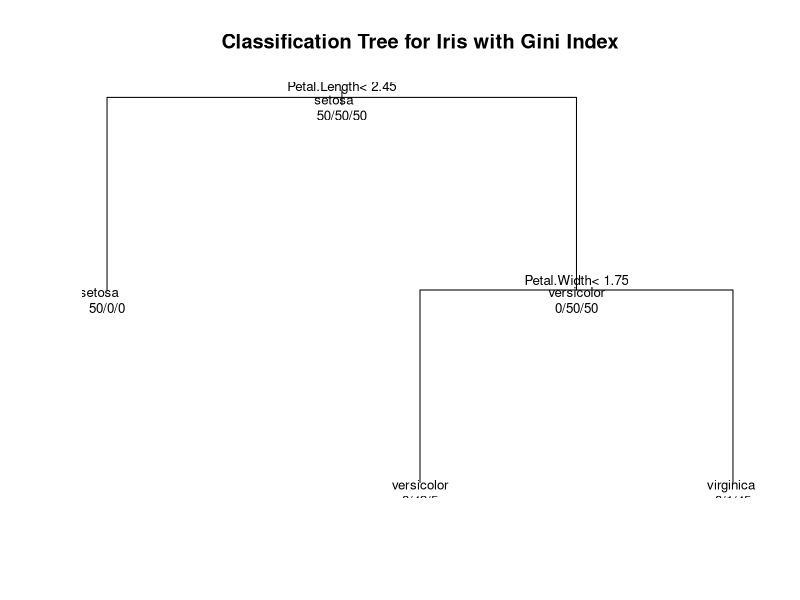

This chart was generated by the following R code:
# Classification Tree with rpart for Iris 
library(rpart)
# Iris flower data : setosa, versicolor, virginica
data(iris)
attach(iris)

# grow tree 
fit=rpart(Species~., data=iris, method="class")
fit
printcp(fit) # display the results 
summary(fit) # detailed summary of splits
# RSM : mean squared error 
error=as.numeric(Species)-predict(fit)
MSE.RSM=mean(error*error)

# plot tree 
plot(fit, uniform=TRUE, main="Classification Tree for Iris with Gini Index")
text(fit, use.n=TRUE, all=TRUE, cex=.8)

# Confusion Table
ct=predict(fit, type="class")
table(Species, ct)

# CVM :  mean squared error 
library(caret)
set.seed(1000) #reproducability setting
subsample<-createDataPartition(y=iris$Species, p=0.7, list=FALSE) 
iris.train<-iris[subsample, ]
iris.test<-iris[-subsample, ]
# grow tree 
testfit=rpart(Species~., data=iris.train, method="class")
error=as.numeric(iris.test$Species)-predict(testfit, newdata=iris.test)
MSE.CV=mean(error*error)
list(MSE.RSM, MSE.CV)


